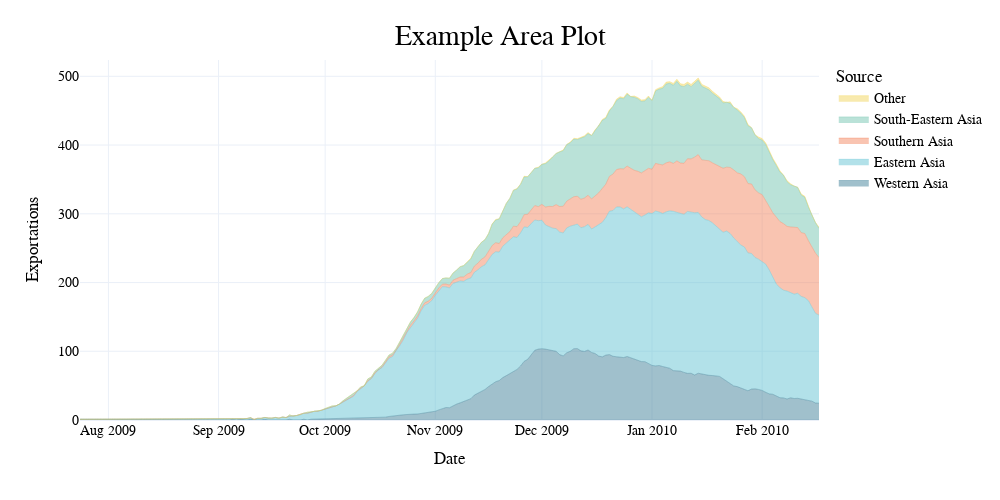

Notebook source saved alongside this figure:
### Code cell
fig.update_layout(width=1000, height=500)
fig.show()

### Figure 1 — Plotly figure (JSON) as saved in the notebook; plotly's stock layout.template omitted (floating-point values rounded to 4 significant figures; data arrays with more than 128 entries replaced by an {"elided": "..."} marker saying what was removed)
{"data": [{"fillpattern": {"shape": ""}, "hovertemplate": "source=Western Asia<br>date=%{x}<br>rolling_importations=%{y}<extra></extra>", "legendgroup": "Western Asia", "line": {"color": "#428299", "width": 0.4}, "marker": {"symbol": "circle"}, "mode": "lines", "name": "Western Asia", "orientation": "v", "showlegend": true, "stackgroup": "1", "type": "scatter", "x": {"elided": "153 str values"}, "xaxis": "x", "y": {"elided": "153 float values"}, "yaxis": "y"}, {"fillpattern": {"shape": ""}, "hovertemplate": "source=Eastern Asia<br>date=%{x}<br>rolling_importations=%{y}<extra></extra>", "legendgroup": "Eastern Asia", "line": {"color": "#67C4D3", "width": 0.4}, "marker": {"symbol": "circle"}, "mode": "lines", "name": "Eastern Asia", "orientation": "v", "showlegend": true, "stackgroup": "1", "type": "scatter", "x": {"elided": "170 str values"}, "xaxis": "x", "y": {"elided": "170 float values"}, "yaxis": "y"}, {"fillpattern": {"shape": ""}, "hovertemplate": "source=Southern Asia<br>date=%{x}<br>rolling_importations=%{y}<extra></extra>", "legendgroup": "Southern Asia", "line": {"color": "#F48A64", "width": 0.4}, "marker": {"symbol": "circle"}, "mode": "lines", "name": "Southern Asia", "orientation": "v", "showlegend": true, "stackgroup": "1", "type": "scatter", "x": {"elided": "130 str values"}, "xaxis": "x", "y": {"elided": "130 float values"}, "yaxis": "y"}, {"fillpattern": {"shape": ""}, "hovertemplate": "source=South-Eastern Asia<br>date=%{x}<br>rolling_importations=%{y}<extra></extra>", "legendgroup": "South-Eastern Asia", "line": {"color": "#77C6B1", "width": 0.4}, "marker": {"symbol": "circle"}, "mode": "lines", "name": "South-Eastern Asia", "orientation": "v", "showlegend": true, "stackgroup": "1", "type": "scatter", "x": {"elided": "139 str values"}, "xaxis": "x", "y": {"elided": "139 float values"}, "yaxis": "y"}, {"fillpattern": {"shape": ""}, "hovertemplate": "source=Other<br>date=%{x}<br>rolling_importations=%{y}<extra></extra>", "legendgroup": "Other", "line": {"color": "#F2D65F", "width": 0.4}, "marker": {"symbol": "circle"}, "mode": "lines", "name": "Other", "orientation": "v", "showlegend": true, "stackgroup": "1", "type": "scatter", "x": ["2009-11-10", "2009-11-11", "2009-11-18", "2009-11-20", "2009-11-24", "2009-11-26", "2009-11-30", "2009-12-02", "2009-12-03", "2009-12-07", "2009-12-09", "2009-12-10", "2009-12-11", "2009-12-12", "2009-12-13", "2009-12-14", "2009-12-16", "2009-12-18", "2009-12-19", "2009-12-20", "2009-12-22", "2009-12-23", "2009-12-24", "2009-12-25", "2009-12-27", "2009-12-28", "2009-12-29", "2009-12-30", "2009-12-31", "2010-01-02", "2010-01-03", "2010-01-04", "2010-01-05", "2010-01-06", "2010-01-07", "2010-01-08", "2010-01-09", "2010-01-10", "2010-01-11", "2010-01-12", "2010-01-13", "2010-01-14", "2010-01-15", "2010-01-16", "2010-01-17", "2010-01-18", "2010-01-19", "2010-01-20", "2010-01-21", "2010-01-23", "2010-01-25", "2010-01-26", "2010-01-27", "2010-01-28", "2010-01-31", "2010-02-01", "2010-02-02", "2010-02-03", "2010-02-04", "2010-02-05", "2010-02-06", "2010-02-08", "2010-02-09", "2010-02-12", "2010-02-13", "2010-02-17"], "xaxis": "x", "y": [1, 1, 1, 1, 1, 1, 1, 1, 1, 1, 1.143, 1.143, 1.143, 1.143, 1.286, 1.429, 1.429, 1.286, 1.429, 1.571, 2, 1.857, 1.857, 1.857, 1.857, 1.714, 2.143, 1.714, 2, 1.857, 1.857, 2.429, 2.714, 2.429, 2.714, 3, 3, 3.286, 3, 3.286, 3.143, 3.143, 2.857, 3.143, 3, 2.857, 2.571, 2.429, 2.143, 2.143, 1.857, 1.857, 1.857, 1.714, 2.286, 2.286, 2, 2.143, 2, 1.857, 2, 1.429, 1.429, 1.429, 1.429, 1.714], "yaxis": "y"}], "layout": {"height": 500, "legend": {"title": {"text": "Source"}, "tracegroupgap": 0, "traceorder": "reversed"}, "margin": {"t": 60}, "title": {"text": "Example Area Plot"}, "width": 1000, "xaxis": {"anchor": "y", "autorange": true, "domain": [0, 1], "range": ["2009-07-24", "2010-02-17"], "title": {"text": "Date"}, "type": "date"}, "yaxis": {"anchor": "x", "autorange": true, "domain": [0, 1], "range": [0, 523.8], "title": {"text": "Exportations"}, "type": "linear"}}}
